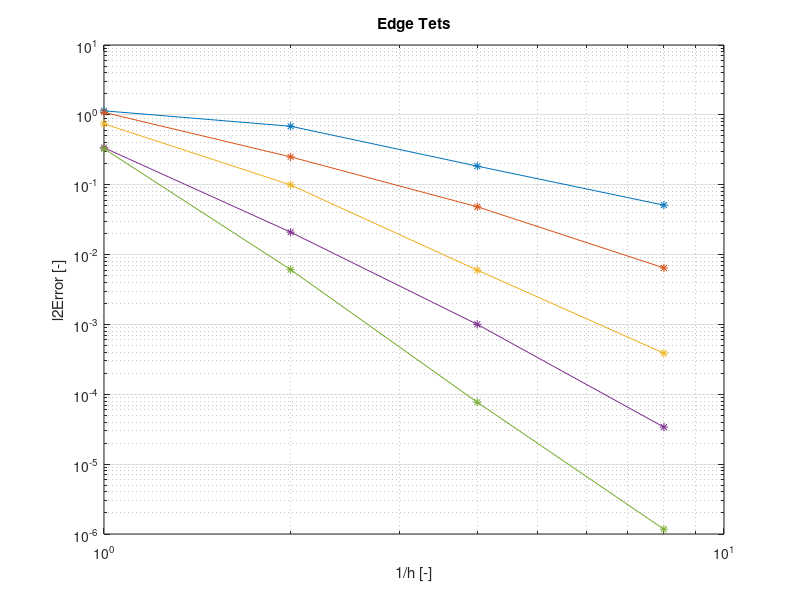

This chart was generated by the following MATLAB code:
close all;
clear all;

%% l2 [Order][Mesh]

%% [Sin(10x), Sin(10y), Sin(10z)]

h = [1, 1/2, 1/4, 1/8;]%, 1/16];
p = [1:5];

P = size(p, 2);
H = size(h, 2);

l2 = zeros(P, H);

l2(1, 0 + 1) = +1.142827e+00;
l2(1, 1 + 1) = +6.869424e-01;
l2(1, 2 + 1) = +1.846014e-01;
l2(1, 3 + 1) = +5.101822e-02;
%l2(1, 4 + 1) = +1.275097e-02;

l2(2, 0 + 1) = +1.084487e+00;
l2(2, 1 + 1) = +2.502310e-01;
l2(2, 2 + 1) = +4.834511e-02;
l2(2, 3 + 1) = +6.441440e-03;
%l2(2, 4 + 1) = +8.565687e-04;

l2(3, 0 + 1) = +7.455704e-01;
l2(3, 1 + 1) = +9.920041e-02;
l2(3, 2 + 1) = +5.990588e-03;
l2(3, 3 + 1) = +3.872353e-04;
%l2(3, 4 + 1) = +2.306230e-05;

l2(4, 0 + 1) = +3.385621e-01;
l2(4, 1 + 1) = +2.092672e-02;
l2(4, 2 + 1) = +1.002601e-03;
l2(4, 3 + 1) = +3.386785e-05;

l2(5, 0 + 1) = +3.275472e-01;
l2(5, 1 + 1) = +6.078320e-03;
l2(5, 2 + 1) = +7.688799e-05;
l2(5, 3 + 1) = +1.169738e-06;

delta = zeros(P, H - 1);

for i = 1:H-1
    delta(:, i) = ...
        (log10(l2(:, i + 1)) - log10(l2(:, i))) / ...
        (log10(1/h(i + 1))   - log10(1/h(i)));
end

delta

figure;
loglog(1./h, l2, '-*');
grid;
xlabel('1/h [-]');
ylabel('l2Error [-]');
title('Edge Tets');
